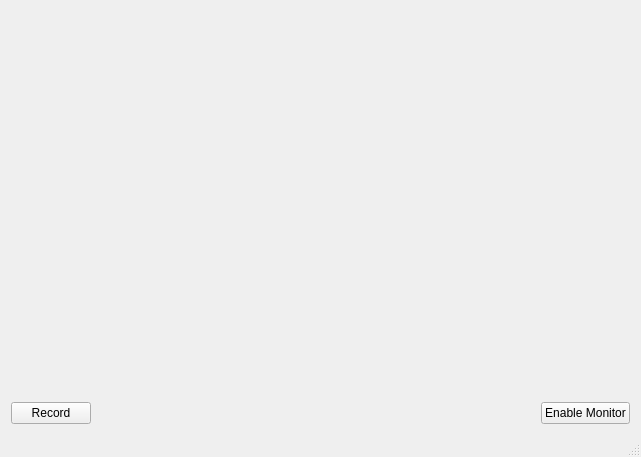
<?xml version="1.0" encoding="UTF-8"?>
<ui version="4.0">
 <class>MainWindow</class>
 <widget class="QMainWindow" name="MainWindow">
  <property name="geometry">
   <rect>
    <x>0</x>
    <y>0</y>
    <width>641</width>
    <height>457</height>
   </rect>
  </property>
  <property name="windowTitle">
   <string>KuemmelRecorder-lite</string>
  </property>
  <widget class="QWidget" name="centralWidget">
   <layout class="QVBoxLayout" name="verticalLayout">
    <item>
     <widget class="Recording::StatusView" name="statusView" native="true"/>
    </item>
    <item>
     <widget class="Recording::ErrorWidget" name="errorWidget" native="true"/>
    </item>
    <item>
     <widget class="Recording::ConfiguratorPane" name="configPane" native="true"/>
    </item>
    <item>
     <spacer name="verticalSpacer">
      <property name="orientation">
       <enum>Qt::Vertical</enum>
      </property>
      <property name="sizeHint" stdset="0">
       <size>
        <width>20</width>
        <height>40</height>
       </size>
      </property>
     </spacer>
    </item>
    <item>
     <layout class="QGridLayout" name="gridLayout">
      <item row="0" column="2">
       <widget class="QPushButton" name="bEnableMonitor">
        <property name="sizePolicy">
         <sizepolicy hsizetype="Preferred" vsizetype="Fixed">
          <horstretch>0</horstretch>
          <verstretch>0</verstretch>
         </sizepolicy>
        </property>
        <property name="text">
         <string>Enable Monitor</string>
        </property>
        <property name="checkable">
         <bool>true</bool>
        </property>
       </widget>
      </item>
      <item row="0" column="0">
       <widget class="QPushButton" name="bEnableRecord">
        <property name="sizePolicy">
         <sizepolicy hsizetype="Preferred" vsizetype="Fixed">
          <horstretch>0</horstretch>
          <verstretch>0</verstretch>
         </sizepolicy>
        </property>
        <property name="text">
         <string>Record</string>
        </property>
        <property name="checkable">
         <bool>true</bool>
        </property>
       </widget>
      </item>
      <item row="0" column="1">
       <spacer name="horizontalSpacer_3">
        <property name="orientation">
         <enum>Qt::Horizontal</enum>
        </property>
        <property name="sizeHint" stdset="0">
         <size>
          <width>40</width>
          <height>20</height>
         </size>
        </property>
       </spacer>
      </item>
     </layout>
    </item>
   </layout>
  </widget>
  <widget class="QStatusBar" name="statusBar"/>
 </widget>
 <layoutdefault spacing="6" margin="11"/>
 <customwidgets>
  <customwidget>
   <class>Recording::ErrorWidget</class>
   <extends>QWidget</extends>
   <header>recordingerrorwidget.h</header>
   <container>1</container>
  </customwidget>
  <customwidget>
   <class>Recording::StatusView</class>
   <extends>QWidget</extends>
   <header>recordingstatusview.h</header>
   <container>1</container>
  </customwidget>
  <customwidget>
   <class>Recording::ConfiguratorPane</class>
   <extends>QWidget</extends>
   <header>recordingconfiguratorpane.h</header>
   <container>1</container>
  </customwidget>
 </customwidgets>
 <resources/>
 <connections/>
</ui>
